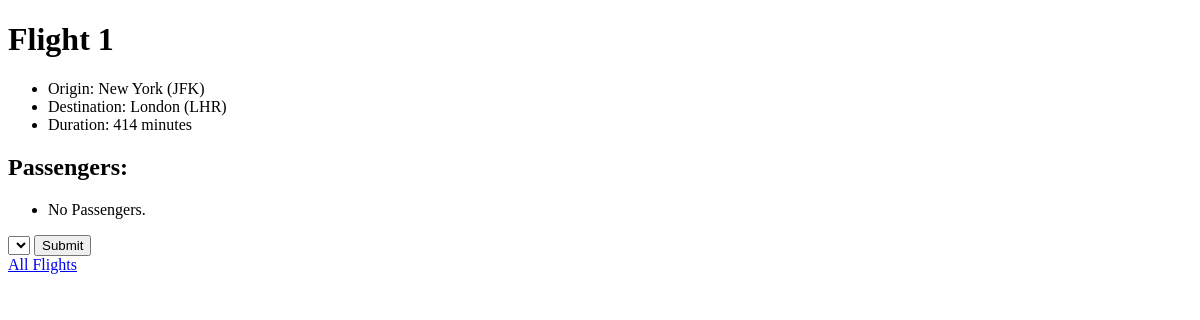
Page /flights/1 on the earlier database version.
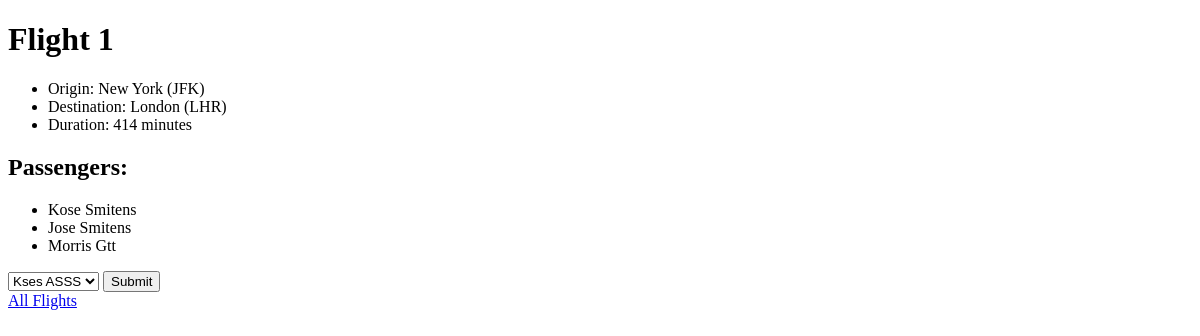
Same page on the later database version.
### flights/models.py (models this page shows)
class Passenger(models.Model):
    first = models.CharField(max_length=64)
    last = models.CharField(max_length=64)
    flights = models.ManyToManyField(Flight, blank=True, related_name="passengers")
    def __str__(self):
        return f"{self.first} {self.last}"

### flights/views.py (the view)
# urls.py: path("<int:flight_id>", views.flight, name="flight"),
def flight(request, flight_id):
    flight = Flight.objects.get(id=flight_id)
    passengers = flight.passengers.all()
    non_passengers = Passenger.objects.exclude(flights=flight).all()
    return render(request, "flights/flight.html", {
        "flight": flight,
        "passengers": passengers,
        "non_passengers": non_passengers
    })

### flights/models.py (called while the page is built)
    def __str__(self):
        return f"{self.city} ({self.code})"

### flights/templates/flights/flight.html (shortened to what this page needs)
{% extends "flights/layout.html" %}
{% block body %}
    <h1>Flight {{ flight.id }}</h1>
    <ul>
        <li>Origin: {{ flight.origin }}</li>
        <li>Destination: {{ flight.destination }}</li>
        <li>Duration: {{ flight.duration }} minutes</li>
    </ul>
    <h2>Passengers:</h2>
    <ul>
        {% for passenger in passengers %}
            <li>{{ passenger }}</li>
        {% empty %}
            <li>No Passengers.</li>
        {% endfor %}
    </ul>
    <form action="{% url 'book' flight.id %}" method="post">
        <select name="passenger" id="">
            {% for passenger in non_passengers %}
                <option value="{{ passenger.id }}">{{ passenger }}</option>
            {% endfor %}
        </select>
        <input type="submit">
    </form>
    <a href="{% url 'index' %}">All Flights</a>
{% endblock %}

Differences in the rows shown:
added Passenger: first+last "Kose Smitens"
added Passenger: first+last "Jose Smitens"
added Passenger: first+last "Morris Gtt"
Other differences:
form field passenger: (not shown) → "Kses ASSS"
text no longer shown: "No Passengers."
